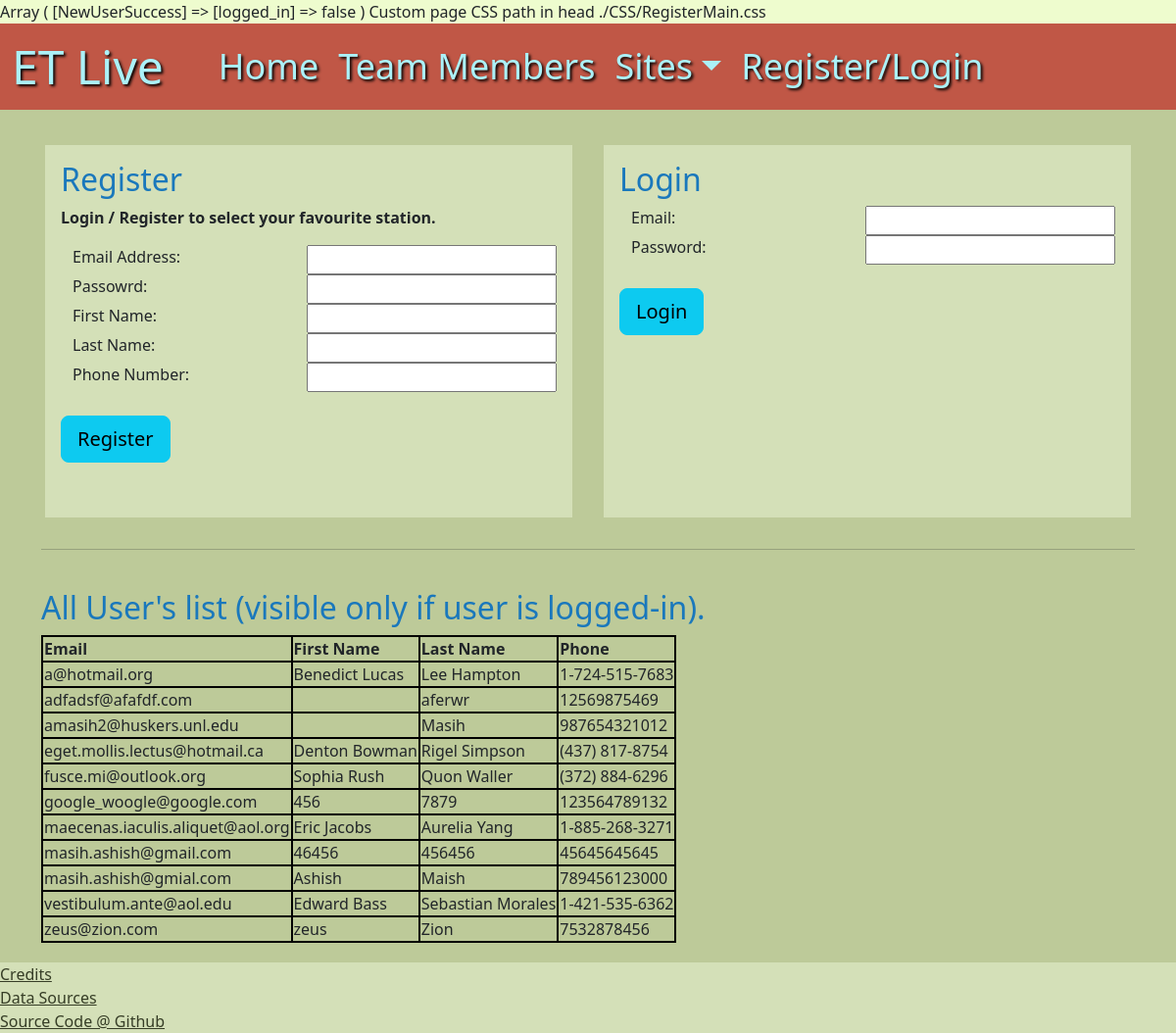
/index.php?page_path=./pages/RegisterMain.php&page_css=./CSS/RegisterMain.css (signed in), run on the app's committed database.
### tables this page shows
CREATE TABLE `users` (
  `Email` varchar(100) NOT NULL,
  `FName` varchar(100) NOT NULL,
  `LName` varchar(100) NOT NULL,
  `Phone` varchar(20) NOT NULL,
  `Password` varchar(100) NOT NULL
);

### read_db.php (called while the page is built, shortened)
<?php
$servername = "localhost";
$username = "root";
$password = "";
$dbname = "internet_class";
$conn = new mysqli($servername, $username, $password, $dbname);
$query_txt = "SELECT * FROM `users`";
$result = $conn->query($query_txt);
?>

### pages/user_table.php (the view, shortened to what this page needs)
<?php
include('read_db.php');
?>
<hr>
<br>
<h2>All User's list (visible only if user is logged-in).</h2>
<table class="user">
    <thead>
        <tr>
            <th>Email</th>
            <th>First Name</th>
            <th>Last Name</th>
            <th>Phone</th>
        </tr>
    </thead>
    <tbody>
        <?php
        foreach ($result as $row) {
            $Email = $row['Email'];
            $FName = $row['FName'];
            $LName = $row['LName'];
            $Phone = $row['Phone'];
            echo "<tr>";
            echo "<td>" . $Email . "</td>";
            echo "<td>" . $FName . "</td>";
            echo "<td>" . $LName . "</td>";
            echo "<td>" . $Phone . "</td>";
            echo "</tr>";
        }
        ?>
    </tbody>
</table>

### index.php (shortened to what this page needs)
<?php
    print_r($_SESSION);
    $page_path = './pages/Main.html';
    $page_css = './pages/Main.css';
if (!empty($_GET)) {
    $page_path = htmlspecialchars($_GET['page_path']);
    $page_css = htmlspecialchars($_GET['page_css']);
}
?>
<!DOCTYPE html>
<html lang="en-us">
<?php
    include "./pages/head.php";
?>
<body>
    <?php
    include $page_path;
    include './pages/Footer.php';
    ?>
</body>
</html>

### pages/head.php (shortened to what this page needs)
<?php
echo "Custom page CSS path in head " . $page_css;
?>
<head>
    <link href="https://cdn.jsdelivr.net/npm/bootstrap@5.3.0-alpha3/dist/css/bootstrap.min.css"
     rel="stylesheet">
    <?php if ($page_css != "./CSS/Main.css") {
        echo '<link rel="stylesheet" type="text/css" href=' . $page_css . '>';
    }
    ?>
    <link rel="stylesheet" type="text/css" href="./CSS/Main.css">
    <link rel="stylesheet" type="text/css" href="./pages/NavBar.css">
    <link rel="stylesheet" type="text/css" href="./CSS/stations.css">
</head>

### pages/RegisterMain.php (shortened to what this page needs)
<main class="Register">
    <div class="container">
        <div class="row">
            <div class="col  bg60-2 m-3 p-3">
                <h2>Register</h2>
                <p><strong>Login / Register to select your favourite station.</strong></p>
                <form method="post" action="register_new.php" >
                    <div class="container">
                        <div class="row">
                            <label class="col-lg">Email Address:</label>
                            <input class="col-lg" type="text" name="Email" pattern="[a-z0-9._%+-]+@[a-z0-9.-]+\.[a-z]{2,4}$" title="Email not matching abc.xyz@efg.com patern." /></input>
                        </div>
                        <div class="row">
                            <label class="col-lg">Passowrd:</label>
                            <input class="col-lg" type="password" name="Password" /></input>
                        </div>
                        <div class="row">
                            <label class="col-lg">First Name:</label>
                            <input class="col-lg" type="text" name="FName" /></input>
                        </div>
                        <div class="row">
                            <label class="col-lg">Last Name:</label>
                            <input class="col-lg" type="text" name="LName" /></input>
                        </div>
                        <div class="row">
                            <label class="col-lg">Phone Number:</label>
                            <input class="col-lg" type="text" name="Phone" pattern="[0-9]{10,13}" title="Phone no. must have 10-13 digits." /></input>
                        </div>
                    </div>
                    <br>
                    <input class="btn-lg btn btn-info" type="submit" value="Register" />
                </form>
                <br>
            </div>
            <div class="login-box col bg60-2 m-3 p-3">
                <h2>Login</h2>
                <form method="post" action="login_user.php">
                    <div class="container">
                        <div class="row">
                            <label class="col-lg" for="username">Email:</label>
                            <input class="col-lg" type="text" id="username" name="Email" required>
                        </div>
                        <div class="row">
                            <label class="col-lg" for="password">Password:</label>
                            <input class="col-lg" type="password" id="password" name="Password" required>
                        </div>
                    </div>
                    <br>
                    <input class="btn-lg btn btn-info" type="submit" value="Login">
                </form>
            </div>
        </div>
        <?php
        if ($_SESSION['logged_in']=='true')
        {
         include "./pages/user_table.php";
        }
          ?>
    </div>
</main>

### pages/Footer.php
<footer>
    <div class="navFlex bg60-2">
        <div class="navLink"><a href="https://parallel41-dev.web.app/#/documentation" target="_blank">Credits</a></div>
        <div class="navLink"><a href="https://hprcc.unl.edu/" target="_blank">Data Sources</a></div>
        <div class="navLink"><a href="https://github.com/ashish-codebase/ashish-codebase.github.io" target="_blank">Source Code @ Github</a></div>
    </div>
</footer>

### CSS/Main.css (style rules this page uses)
html { font-family: sans-serif; }
h1, h2, h3 { color: rgb(26, 120, 188) }
body { background-color: #eefcce; background-repeat: repeat; margin: 0px auto; background-attachment: fixed !important; min-width: 360px; }
.bg60-2 { background-color: #d4e0b8; }
.bg60-2 a { color: #363d26; }
.bg10 { background-color: #c05746; color: rgb(205, 169, 228) !important; }
.bg10 a { color: #abf1f8 !important; font-size: 1.5em; text-shadow: 2px 2px 3px rgb(0, 0, 0); }

### pages/NavBar.css (style rules this page uses)
nav a:link { text-decoration: none; }

### pages/RegisterMain.php (style rules this page uses)
.Register { padding: 20px; background-color: #bdca99; }

### pages/user_table.php (style rules this page uses)
.user table, .user th, .user td { border: 2px solid black; }
.user tr { margin: 5px; }

### data on the page
users: Email "a@hotmail.org", FName "Benedict Lucas", LName "Lee Hampton", Phone "1-724-515-7683"
users: Email "adfadsf@afafdf.com", LName "aferwr", Phone "12569875469"
users: Email "amasih2@huskers.unl.edu", LName "Masih", Phone "987654321012"
users: Email "eget.mollis.lectus@hotmail.ca", FName "Denton Bowman", LName "Rigel Simpson", Phone "(437) 817-8754"
users: Email "fusce.mi@outlook.org", FName "Sophia Rush", LName "Quon Waller", Phone "(372) 884-6296"
users: Email "google_woogle@google.com", FName "456", LName "7879", Phone "123564789132"
users: Email "maecenas.iaculis.aliquet@aol.org", FName "Eric Jacobs", LName "Aurelia Yang", Phone "1-885-268-3271"
users: Email "masih.ashish@gmail.com", FName "46456", LName "456456", Phone "45645645645"
users: Email "masih.ashish@gmial.com", FName "Ashish", LName "Maish", Phone "789456123000"
users: Email "vestibulum.ante@aol.edu", FName "Edward Bass", LName "Sebastian Morales", Phone "1-421-535-6362"
users: Email "zeus@zion.com", FName "zeus", LName "Zion", Phone "7532878456"

### other printed values
$page_css "./CSS/RegisterMain.css"
